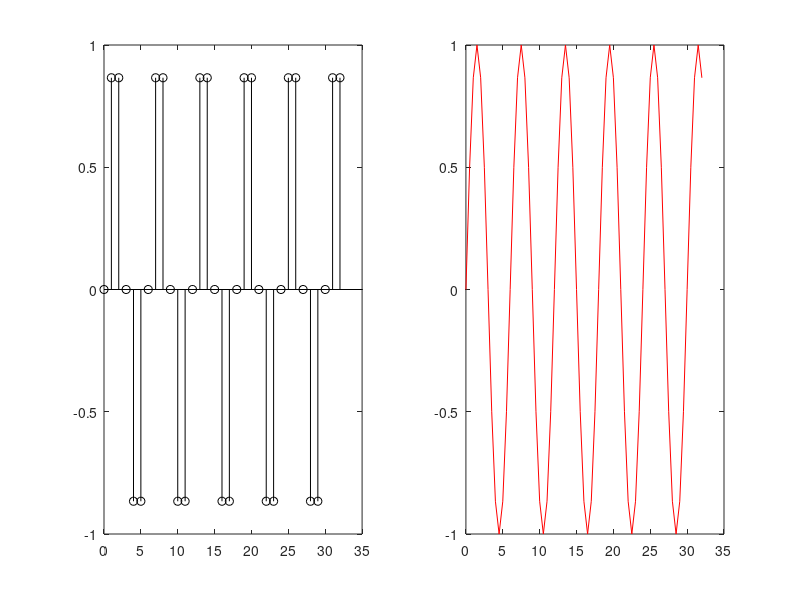
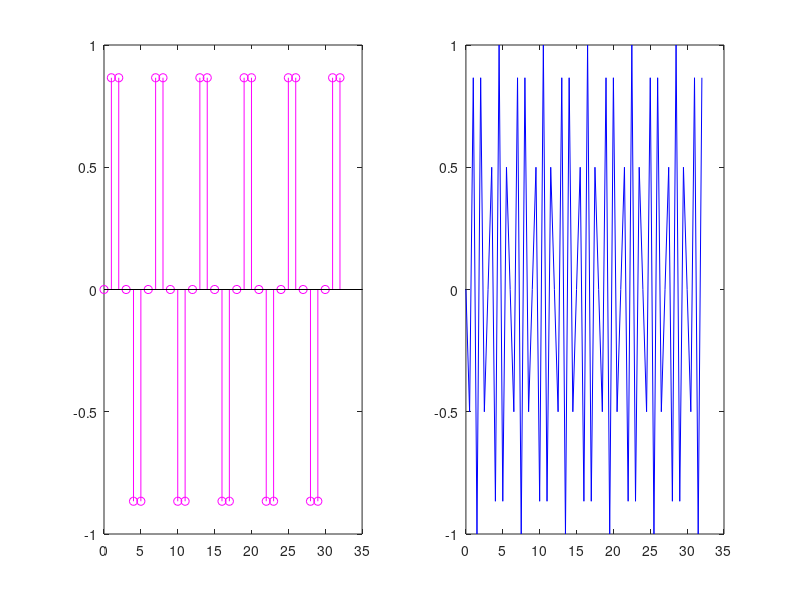

The MATLAB source for these figures, in order:
function [ ] = ex3_d()
T=1;
N=33;
n=0:N-1;
t=0:1/2:N-1;
w1=pi/3;
w2=2*pi+pi/3;

xa1=sin(w1.*t);
xn1=sin(n.*w1.*T);

xa2=sin(w2.*t);
xn2=sin(n.*w2.*T);

figure(1)
subplot(1,2,1)
stem(n,xn1,'k');
subplot(1,2,2)
plot(t,xa1,'r');
figure(2)
subplot(1,2,1)
stem(n,xn2,'m');
subplot(1,2,2)
plot(t,xa2,'b');
%legend('xn1','xa1','xn2','xa2');
end

